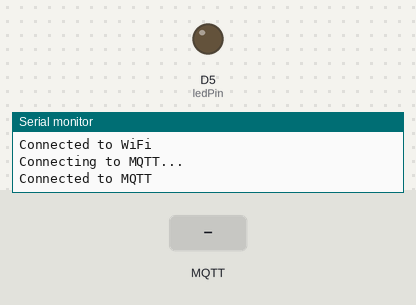
Simulated run of this sketch. Board: Arduino MKR. On the bench: output pins drawn as LEDs (lit = HIGH), the last lines printed to the serial monitor. Dashed ring = blinking. The test bench sets the inputs (shaded band). WiFi joins after 1.5 s; servers stay silent unless stated; no MQTT or app messages arrive unless stated.

Above: at 2.7 s.
2.8 s: MQTT message "1" arrives on the first subscribed topic
At 3.1 s:
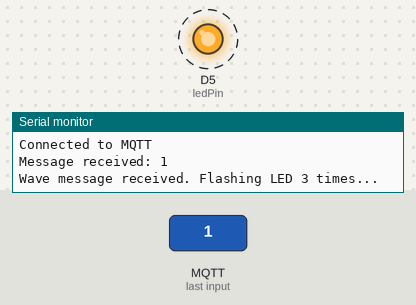
5.8 s: MQTT message "0" arrives on the first subscribed topic
At 6.2 s:
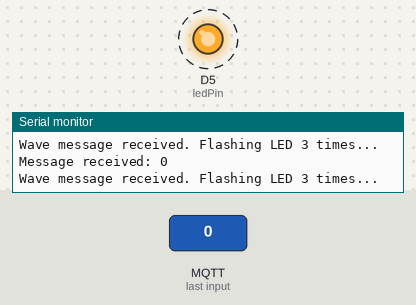
8.8 s: MQTT message "2" arrives on the first subscribed topic
At 12.0 s:
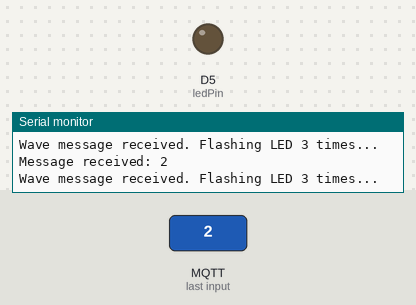
Timing chart, 0 to 13.5 s (numbered marks = the images above; inputs shaded):
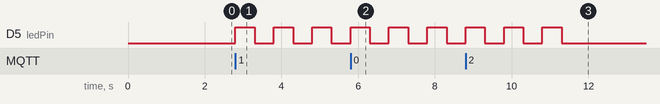

Measured:
- after the input at 2.8 s, D5 (ledPin): alternates HIGH for 0.50 s and LOW for 0.50 s, starting at once
- after the input at 5.8 s, D5 (ledPin): alternates HIGH for 0.50 s and LOW for 0.50 s, starting at once
- after the input at 8.8 s, D5 (ledPin): alternates HIGH for 0.50 s and LOW for 0.50 s, 6 changes in all, then stays LOW, starting at once

The sketch:

Led.ino
```cpp
#include <WiFiNINA.h>      // Include the WiFiNINA library for Wi-Fi connectivity
#include <PubSubClient.h>  // Include the PubSubClient library for MQTT functionality

// WiFi credentials
const char* ssid = "vivo Y100A";      // Wi-Fi SSID (network name)
const char* password = "12345678";    // Wi-Fi password

// MQTT broker details
const char* mqttServer = "broker.emqx.io"; // Address of the MQTT broker
const int mqttPort = 1883;                 // Port number for the MQTT broker
const char* mqttTopicWave = "SIT210/wave92"; // MQTT topic for wave messages
const char* mqttTopicPat = "SIT210/pat92";   // MQTT topic for pat messages

WiFiClient espClient;          // WiFi client instance for network communication
PubSubClient client(espClient); // MQTT client instance using the WiFi client

// Pin definition for LED
const int ledPin = 5; // GPIO pin number connected to the LED

void setup() {
  // Initialize the serial monitor for debugging and logging
  Serial.begin(115200);

  // Set the LED pin mode to output for controlling the LED state
  pinMode(ledPin, OUTPUT);

  // Connect to the Wi-Fi network
  connectToWiFi();

  // Set up the MQTT server details and callback function for message handling
  client.setServer(mqttServer, mqttPort);
  client.setCallback(callback);

  // Connect to the MQTT broker
  connectToMQTT();
}

void loop() {
  // Check if the MQTT client is still connected; if not, attempt to reconnect
  if (!client.connected()) {
    connectToMQTT();
  }

  // Maintain the MQTT connection and process incoming messages
  client.loop();
}

// Function to connect to Wi-Fi
void connectToWiFi() {
  delay(10); // Short delay before starting Wi-Fi connection process
  Serial.println("Connecting to WiFi...");

  // Begin Wi-Fi connection using provided SSID and password
  WiFi.begin(ssid, password);

  // Wait until the device successfully connects to the Wi-Fi network
  while (WiFi.status() != WL_CONNECTED) {
    delay(1000); // Wait 1 second between connection attempts
    Serial.println("Connecting...");
  }
  Serial.println("Connected to WiFi");
}

// Function to connect to the MQTT broker
void connectToMQTT() {
  // Attempt to connect to the MQTT broker until successful
  while (!client.connected()) {
    Serial.println("Connecting to MQTT...");

    // Attempt to connect with a unique client identifier
    if (client.connect("ReceiverClient")) {
      Serial.println("Connected to MQTT");

      // Subscribe to specified topics to receive messages
      client.subscribe(mqttTopicWave);
      client.subscribe(mqttTopicPat);
    } else {
      // Delay before retrying the connection
      delay(5000);
    }
  }
}

// Callback function executed when a message is received on subscribed topics
void callback(char* topic, byte* payload, unsigned int length) {
  Serial.print("Message received: ");

  // Print the received message payload
  for (int i = 0; i < length; i++) {
    Serial.print((char)payload[i]);
  }
  Serial.println();

  // Check if the message topic matches "wave" and flash LED 3 times
  if (strcmp(topic, mqttTopicWave) == 0) {
    Serial.println("Wave message received. Flashing LED 3 times...");
    flashLED(3);
  }
  // Check if the message topic matches "pat" and flash LED 5 times
  else if (strcmp(topic, mqttTopicPat) == 0) {
    Serial.println("Pat message received. Flashing LED 5 times...");
    flashLED(5);  // Different flash pattern for "pat"
  }
}

// Function to flash the LED a specified number of times
void flashLED(int times) {
  for (int i = 0; i < times; i++) {
    digitalWrite(ledPin, HIGH); // Turn LED on
    delay(500);                 // Wait for 500 milliseconds
    digitalWrite(ledPin, LOW);  // Turn LED off
    delay(500);                 // Wait for another 500 milliseconds
  }
}
```
